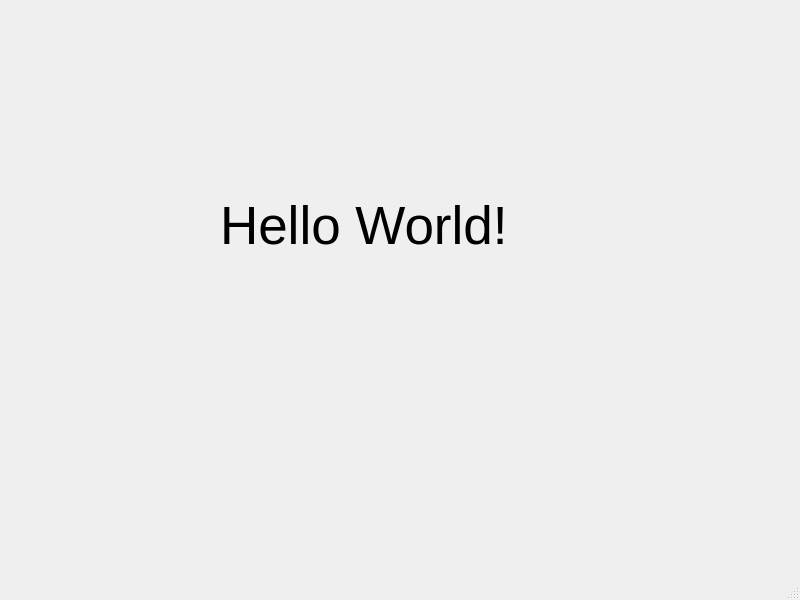
<?xml version="1.0" encoding="UTF-8"?>
<ui version="4.0">
 <class>MainWindow</class>
 <widget class="QMainWindow" name="MainWindow">
  <property name="geometry">
   <rect>
    <x>0</x>
    <y>0</y>
    <width>800</width>
    <height>600</height>
   </rect>
  </property>
  <property name="windowTitle">
   <string>MainWindow</string>
  </property>
  <widget class="QWidget" name="centralwidget">
   <widget class="QLabel" name="label">
    <property name="geometry">
     <rect>
      <x>220</x>
      <y>160</y>
      <width>311</width>
      <height>131</height>
     </rect>
    </property>
    <property name="font">
     <font>
      <pointsize>40</pointsize>
     </font>
    </property>
    <property name="text">
     <string>Hello World!</string>
    </property>
   </widget>
  </widget>
  <widget class="QMenuBar" name="menubar">
   <property name="geometry">
    <rect>
     <x>0</x>
     <y>0</y>
     <width>800</width>
     <height>22</height>
    </rect>
   </property>
  </widget>
  <widget class="QStatusBar" name="statusbar"/>
 </widget>
 <resources/>
 <connections/>
</ui>
